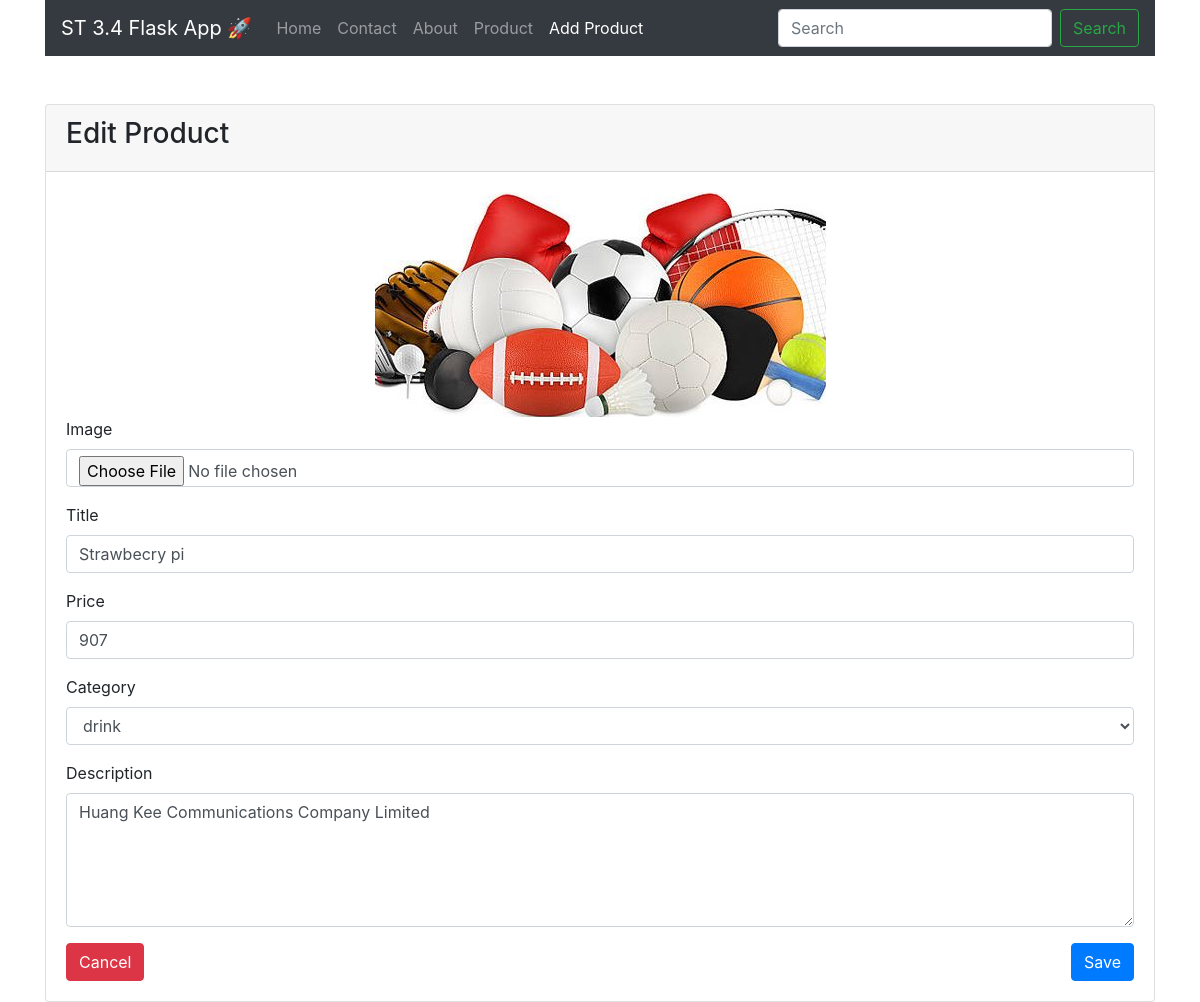
Page /edit_product?id=4 on the committed database.
### tables this page shows
CREATE TABLE "product" (
  "id" INTEGER NOT NULL PRIMARY KEY AUTOINCREMENT,
  "title" TEXT,
  "cost" NUMBER,
  "price" NUMBER,
  "category" TEXT,
  "description" TEXT,
  "image" TEXT
);

### app.py (the view)
@app.get('/edit_product')
def edit_product():
    product_id = request.args.get('id')
    row = conn.execute("""SELECT * FROM product where id =?""", (product_id,))
    product = {}
    for item in row:
        image = ''
        if item[6] == None:
            image = 'no_image'
        else:
            image = item[6]
        product ={
                'id': item[0],
                'title': item[1],
                'cost': item[2],
                'price': item[3],
                'category': item[4],
                'description': item[5],
                'image': image,
            }
    return render_template('edit_product.html', product=product, module='add_product')

### templates/edit_product.html (shortened to what this page needs)
<!DOCTYPE html>
<html lang="en">
<head>
    {% include "header_style.html" %}
</head>
<body>
<div class="container">
    <div class="row">
        <div class="col-md-12">
            {% include "navbar.html" %}
        </div>
        <div class="col-md-12 mt-5">
            <div class="card">
                <div class="card-header">
                    <h3>Edit Product</h3>
                </div>
                <div class="card-body">
                    <form action="{{ url_for('update') }}" method="post" name="editProductForm"
                          enctype="multipart/form-data">
                        <div class="form-group">
                            <div style="text-align: center;">
                                {% if product['image'] != 'no_image' %}
                                    <img id="thumbnail"
                                         style="
                                         max-width: 100%"
                                         src="/static/image/crop/{{ product['image'] }}"
                                         onerror="this.src='/static/image/image_error.png';"
                                         alt="image"
                                    >
                                {% endif %}
                            </div>
                            <label for="file">Image</label>
                            <input
                                    type="file"
                                    accept="image/*"
                                    class="form-control"
                                    id="file"
                                    name="file"
                                    onchange="showMyImage(this)"
                            >
                        </div>
                        <div class="form-group">
                            <label for="title">Title</label>
                            <input required value="{{ product['title'] }}" type="text" class="form-control" id="title"
                                   name="title" autocomplete="off">
                        </div>
                        <div class="form-group">
                            <label for="price">Price</label>
                            <input required value="{{ product['price'] }}" type="number" class="form-control" id="price"
                                   name="price" autocomplete="off">
                        </div>
                        <div class="form-group">
                            <label for="category">Category</label>
                            <select required class="form-control" id="category" name="category">
                                <option {{ 'selected' if product['category']=='drink' else '' }} value="drink">drink
                                </option>
                            </select>
                        </div>
                        <div class="form-group">
                            <label for="description">Description</label>
                            <textarea required
                                    class="form-control" id="description" name="description"
                                    rows="5"
                            >{{ product['description'] }}</textarea>
                        </div>
                        <button onclick="window.location.href='/product'" type="reset" class="btn btn-danger">Cancel
                        </button>
                        <button type="submit" class="btn btn-primary float-right">Save</button>
                    </form>
                </div>
            </div>
        </div>
    </div>
</div>
</body>
</html>

### rows in the picture
product: image (picture), title "Strawbecry pi", price "907", description "Huang Kee Communications Company Limited"
